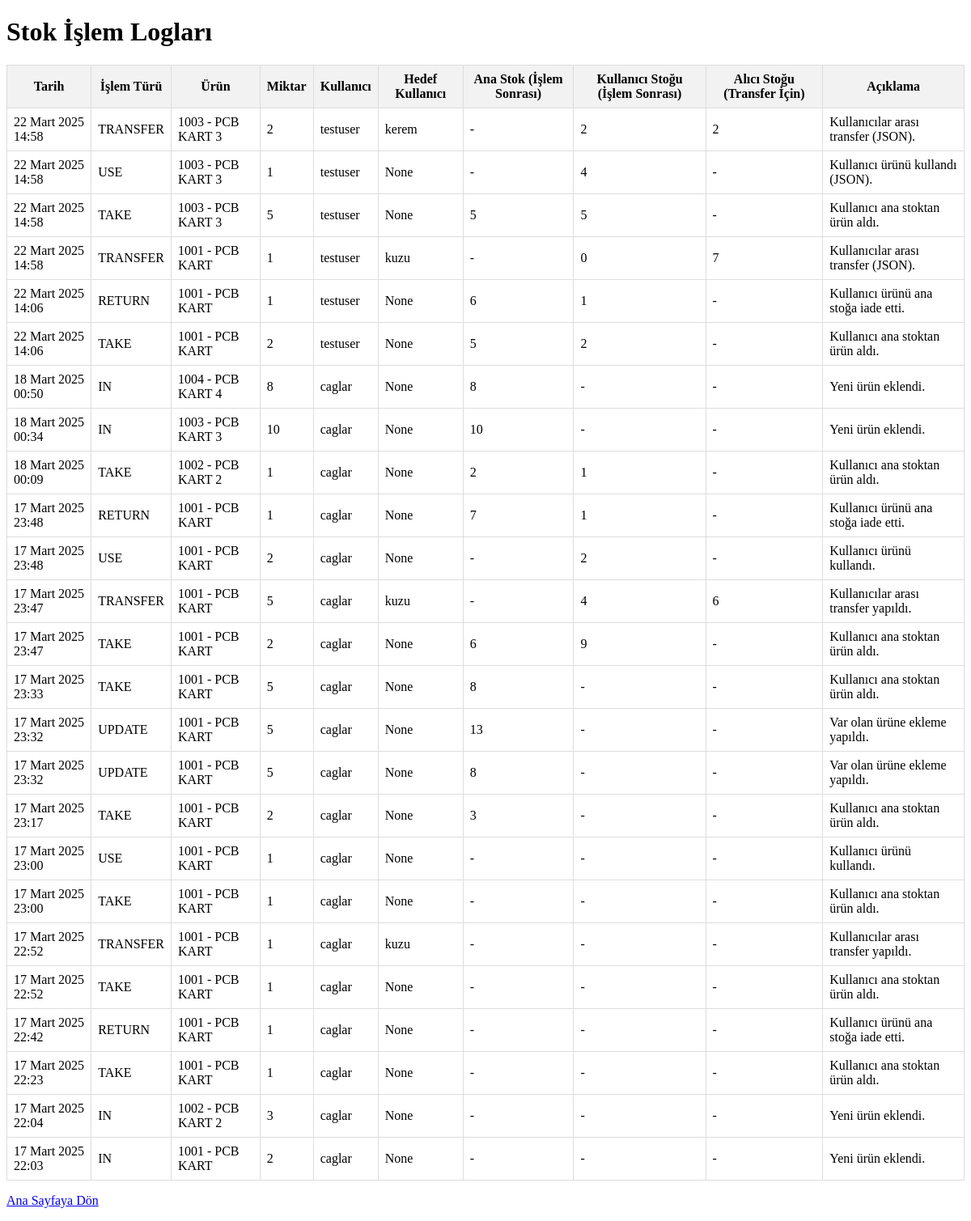
/transaction_log/ (signed in), run on an earlier commit of the app's database.
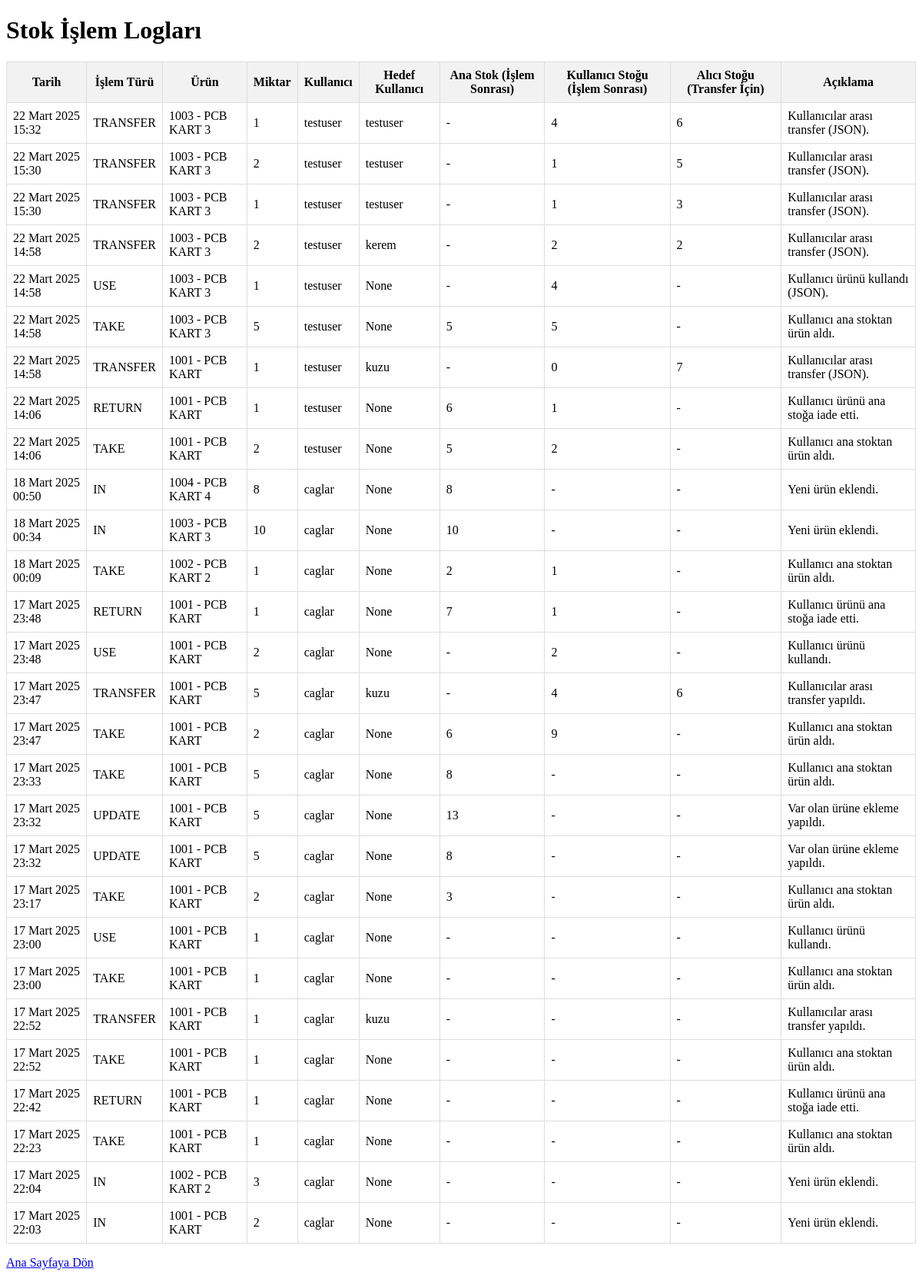
And on a later commit of the database.
### inventory/models.py (models this page shows, shortened)
class StockTransaction(models.Model):
    TRANSACTION_TYPES = (
        ('IN', 'Ana Stok Girişi'),
        ('UPDATE', 'Ana Stok Güncelleme'),
        ('TAKE', 'Kullanıcının Ana Stoktan Alması'),
        ('RETURN', 'Kullanıcının Ana Stoka İade Etmesi'),
        ('TRANSFER', 'Kullanıcılar Arası Transfer'),
        ('USE', 'Kullanım'),
    )
    product = models.ForeignKey(Product, on_delete=models.CASCADE, related_name="transactions")
    transaction_type = models.CharField(max_length=10, choices=TRANSACTION_TYPES)
    quantity = models.PositiveIntegerField()
    user = models.ForeignKey(User, on_delete=models.SET_NULL, null=True, blank=True, related_name="transactions")
    target_user = models.ForeignKey(User, on_delete=models.SET_NULL, null=True, blank=True, related_name="received_transactions")
    timestamp = models.DateTimeField(default=timezone.now)
    description = models.TextField(blank=True, null=True)
    current_quantity = models.PositiveIntegerField(null=True, blank=True, help_text="İşlem sonrası ana stok miktarı")
    current_user_quantity = models.PositiveIntegerField(null=True, blank=True, help_text="İşlem sonrası kullanıcının stoğundaki miktar")
    current_receiver_quantity = models.PositiveIntegerField(null=True, blank=True, help_text="Transfer işleminde alıcının stoğundaki miktar")

class Product(models.Model):
    part_code = models.CharField(max_length=50, unique=True)
    name = models.CharField(max_length=200)
    quantity = models.PositiveIntegerField(default=0)
    min_limit = models.PositiveIntegerField(
        default=1,
        help_text="Ürün miktarı bu değerin altına düşerse kritik stok durumu oluşur."
    )
    order_placed = models.BooleanField(default=False, help_text="Bu ürün için sipariş çekildiyse True olur.")
    def __str__(self):
        return f"{self.part_code} - {self.name}"

### inventory/views.py (the view)
# urls.py: path('transaction_log/', views.transaction_log, name='transaction_log'),
@staff_member_required
def transaction_log(request):
    logs = StockTransaction.objects.all().order_by('-timestamp')
    return render(request, 'inventory/transaction_log.html', {'logs': logs})

### inventory/templates/inventory/transaction_log.html (shortened to what this page needs)
<!DOCTYPE html>
<html>
<head>
</head>
<body>
    <h1>Stok İşlem Logları</h1>
    <table>
        <tr>
            <th>Tarih</th>
            <th>İşlem Türü</th>
            <th>Ürün</th>
            <th>Miktar</th>
            <th>Kullanıcı</th>
            <th>Hedef Kullanıcı</th>
            <th>Ana Stok (İşlem Sonrası)</th>
            <th>Kullanıcı Stoğu (İşlem Sonrası)</th>
            <th>Alıcı Stoğu (Transfer İçin)</th>
            <th>Açıklama</th>
        </tr>
        {% for log in logs %}
        <tr>
            <td>{{ log.timestamp }}</td>
            <td>{{ log.transaction_type }}</td>
            <td>{{ log.product }}</td>
            <td>{{ log.quantity }}</td>
            <td>{{ log.user }}</td>
            <td>{{ log.target_user }}</td>
            <td>{% if log.current_quantity != None %}{{ log.current_quantity }}{% else %}-{% endif %}</td>
            <td>{% if log.current_user_quantity != None %}{{ log.current_user_quantity }}{% else %}-{% endif %}</td>
            <td>{% if log.current_receiver_quantity != None %}{{ log.current_receiver_quantity }}{% else %}-{% endif %}</td>
            <td>{{ log.description }}</td>
        </tr>
        {% empty %}
        <tr>
            <td colspan="10">Hiç işlem yapılmamış.</td>
        </tr>
        {% endfor %}
    </table>
    <p><a href="{% url 'index' %}">Ana Sayfaya Dön</a></p>
</body>
</html>

What changed in the data, as far as the page shows it:
added StockTransaction: timestamp "22 Mart 2025 15:32", transaction_type "TRANSFER", product "1003 - PCB KART 3", quantity "1", user "testuser", target_user "testuser", current_user_quantity "4", current_receiver_quantity "6", description "Kullanıcılar arası transfer (JSON)."
added StockTransaction: timestamp "22 Mart 2025 15:30", transaction_type "TRANSFER", product "1003 - PCB KART 3", quantity "2", user "testuser", target_user "testuser", current_user_quantity "1", current_receiver_quantity "5", description "Kullanıcılar arası transfer (JSON)."
added StockTransaction: timestamp "22 Mart 2025 15:30", transaction_type "TRANSFER", product "1003 - PCB KART 3", quantity "1", user "testuser", target_user "testuser", current_user_quantity "1", current_receiver_quantity "3", description "Kullanıcılar arası transfer (JSON)."
